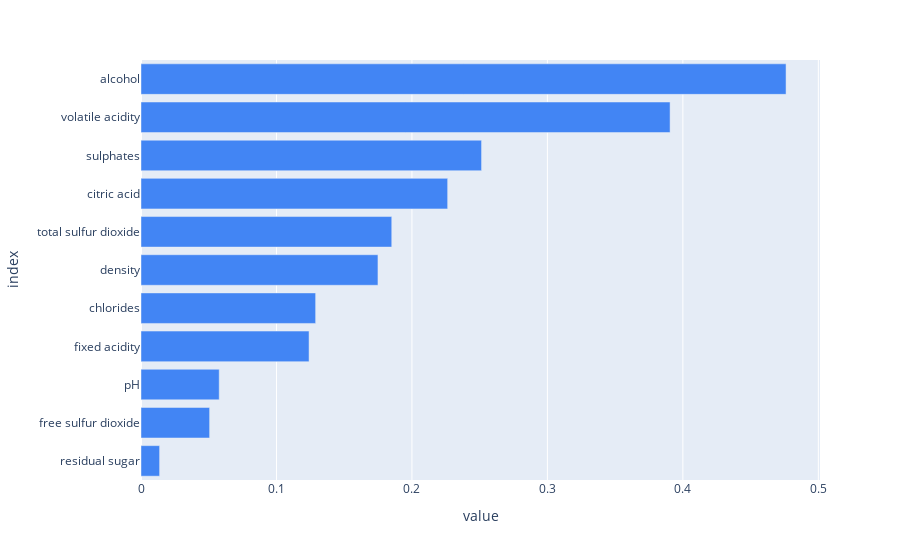

This figure's notebook cell:
### Markdown cell above
insights

1. Looks like higher levels of total sulfur dioxide means higher values of free sulfur dioxide
2. Low levels of free sulfur dioxide and total sulfur dioxide usually mean a better quality

### Code cell
data_corr_bar = abs(data.corr()['quality']).sort_values()[:-1]
fig = px.bar(data_corr_bar, orientation='h', color_discrete_sequence =['#4285f4']*len(data_corr_bar))
fig.update_layout(showlegend=False)
fig.show()

### Figure 1 — Plotly figure (JSON) as saved in the notebook; plotly's stock layout.template omitted (floating-point values rounded to 4 significant figures)
{"data": [{"alignmentgroup": "True", "hovertemplate": "variable=quality<br>value=%{x}<br>index=%{y}<extra></extra>", "legendgroup": "quality", "marker": {"color": "#4285f4", "pattern": {"shape": ""}}, "name": "quality", "offsetgroup": "quality", "orientation": "h", "showlegend": true, "textposition": "auto", "type": "bar", "x": [0.01373, 0.05066, 0.05773, 0.1241, 0.1289, 0.1749, 0.1851, 0.2264, 0.2514, 0.3906, 0.4762], "xaxis": "x", "y": ["residual sugar", "free sulfur dioxide", "pH", "fixed acidity", "chlorides", "density", "total sulfur dioxide", "citric acid", "sulphates", "volatile acidity", "alcohol"], "yaxis": "y"}], "layout": {"autosize": true, "barmode": "relative", "legend": {"title": {"text": "variable"}, "tracegroupgap": 0}, "margin": {"t": 60}, "showlegend": false, "xaxis": {"anchor": "y", "autorange": true, "domain": [0, 1], "range": [0, 0.5012], "title": {"text": "value"}, "type": "linear"}, "yaxis": {"anchor": "x", "autorange": true, "domain": [0, 1], "range": [-0.5, 10.5], "title": {"text": "index"}, "type": "category"}}}
